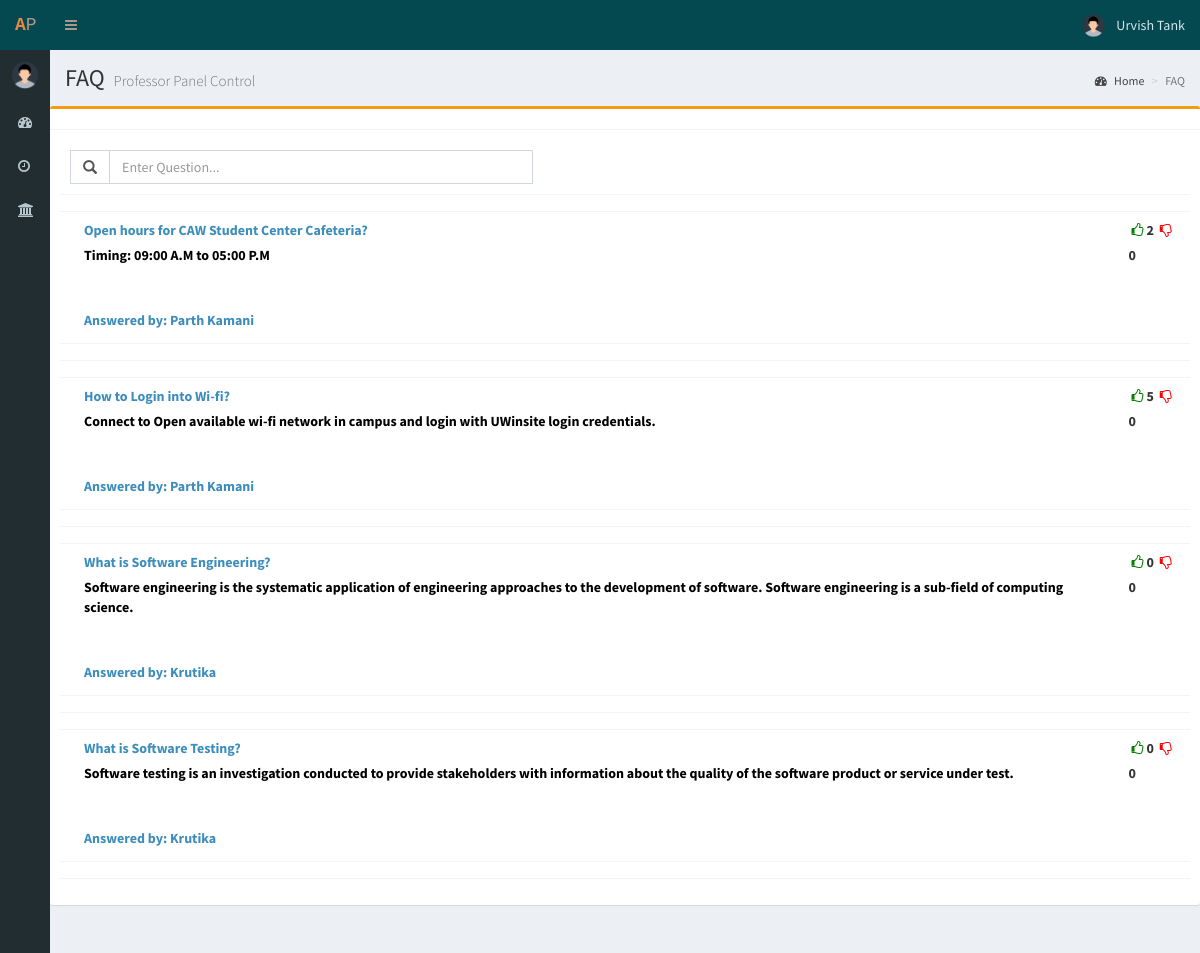
Screenshot of /managefaq.php (signed in) with the database file from the repository.
### tables this page shows
CREATE TABLE `tbl_detail` (
  `detail_id` int(40) NOT NULL,
  `login_id` int(11) NOT NULL,
  `name` varchar(40) NOT NULL,
  `dob` date NOT NULL,
  `gender` varchar(20) NOT NULL,
  `address` varchar(100) NOT NULL,
  `profile_pic` varchar(50) NOT NULL,
  `dept` int(11) NOT NULL,
  `valid` int(11) NOT NULL
);

CREATE TABLE `tbl_faq` (
  `faq_id` int(11) NOT NULL,
  `p_type` varchar(30) NOT NULL,
  `problem` varchar(200) NOT NULL,
  `solution` varchar(200) NOT NULL,
  `added_by` varchar(100) NOT NULL,
  `date` date NOT NULL,
  `upvote` int(11) NOT NULL,
  `downvote` int(11) NOT NULL,
  `valid` int(11) NOT NULL
);

### managefaq.php (the view, shortened to what this page needs)
<?php
	include "connection.php";
	if(!isset($_SESSION['log']))
	{
		header("location:index.php");
	}
	else
	{
		$log = $_SESSION['log'];
		$sql = "SELECT * FROM tbl_login WHERE email_id='$log'";
		$result = mysqli_query($con,$sql);
		$value = mysqli_fetch_array($result);
		$id = $value['login_id'];
		$qry = "SELECT * FROM tbl_detail WHERE login_id='$id'";
		$result1 = mysqli_query($con,$qry);
		$value1 = mysqli_fetch_array($result1);
		$n = $value1['name'];
		$i = $value1['profile_pic'];
		$m="";
?>
<!DOCTYPE html>
<html>
<head>
  <link rel="stylesheet" href="bower_components/bootstrap/dist/css/bootstrap.min.css">
  <link rel="stylesheet" href="bower_components/font-awesome/css/font-awesome.min.css">
  <link rel="stylesheet" href="bower_components/Ionicons/css/ionicons.min.css">
  <link rel="stylesheet" href="dist/css/AdminLTE.min.css">
  <link rel="stylesheet" href="dist/css/skins/_all-skins.min.css">
  <link rel="stylesheet" href="bower_components/morris.js/morris.css">
  <link rel="stylesheet" href="bower_components/jvectormap/jquery-jvectormap.css">
  <link rel="stylesheet" href="bower_components/bootstrap-datepicker/dist/css/bootstrap-datepicker.min.css">
  <link rel="stylesheet" href="bower_components/bootstrap-daterangepicker/daterangepicker.css">
  <link rel="stylesheet" href="plugins/bootstrap-wysihtml5/bootstrap3-wysihtml5.min.css">
</head>
<body class="hold-transition skin-purple sidebar-mini sidebar-collapse">
<div class="wrapper">
  <?php
		include("head.php");
		include("menu.php");
	  ?>
  <div class="content-wrapper">
    <section class="content-header">
      <h1>
        FAQ
       <?php
if($type==0)
{
	?>
	<small>Admin Panel Control</small>
	<?php
}
else if($type==1)
{
		?>
        <small>Professor Panel Control</small>
		<?php
}
		?>
      </h1>
      <ol class="breadcrumb">
        <li><a href="dashboard.php"><i class="fa fa-dashboard"></i> Home</a></li>
        <li class="active">FAQ</li>
      </ol>
    </section>
    <section class="content">
      <div class="row">
	   <div class="box box-warning">
            <div class="box-header with-border">
            </div>
            <div class="box-body">
			<form role="form" method="POST" enctype="multipart/form-data" >
			<div class="box-header">
			<div class="form-group">
			<div style="float:left" class="input-group col-xs-5">
                  <span class="input-group-addon" id ="cs"><span class="glyphicon glyphicon-search"></span></span>
                  <input type="text" name="class_search" id="class_search" class="form-control" autocomplete="off" placeholder="Enter Question..." value="<?php echo $m; ?>" onkeydown="a()" />
            </div>
  </div>
            </div>
			<div id="div2" style="display:block">
            <div class="box-body table-responsive no-padding">
              <table class="table table-hover" id="tab">
                <tr>
                  <td></td><td></td><td></td>
                </tr>
				<?php
									$query="SELECT tbl_faq.faq_id,tbl_faq.problem,tbl_faq.solution,tbl_faq.upvote,tbl_faq.downvote,tbl_faq.date,tbl_faq.valid,tbl_faq.added_by FROM tbl_faq WHERE tbl_faq.valid = 1 ORDER BY tbl_faq.date";
					$result2 = mysqli_query($con,$query);
					$count= mysqli_num_rows($result2);
					if($count>0)
						{
					while($value2 = mysqli_fetch_array($result2))
					{
						$query10="SELECT name,login_id FROM tbl_detail WHERE login_id = ".$value2['added_by'];
						$result10 = mysqli_query($con,$query10);
					$count10= mysqli_num_rows($result10);
					if($count10>0)
						{
							while($value10 = mysqli_fetch_array($result10))
					{
				?>
                <tr>
				<td></td>
                  <td><a><div><b><label><?php echo $value2['problem'];?></label></b><br/>
			  <label style="color:black"><?php echo $value2['solution'];?></label><br/><br/></div><br/>
			  <div><b><label>Answered by:</label></b>&nbsp;<label><?php echo $value10['name'];?></label></div></td>
				  <td><span onclick="up()" style="color:green" class="fa fa-fw fa-thumbs-o-up"></span><label><?php echo $value2['upvote'];?></label>&nbsp;<span onclick="down()" style="color:red" class="fa fa-fw fa-thumbs-o-down"></span><label><?php echo $value2['downvote'];?></label></a></td>
				</tr>
				<tr>
				<td></td>
					<td></td><td></td>
				</tr>
				<tr><td></td><td></td><td></td></tr>
				<?php
					}
						}
					}
					}
						else
					{
						?>
						<td colspan="8"><center><label>No Records</label></center></td>
						<?php
					}
					?>
              </table>
            </div>
			</div></form>
	</div>
        </div>
    </section>
  </div>
  <?php
	include("footer.php");
  ?>
</div>
</body>
</html>
<?php
	}
?>

### head.php (shortened to what this page needs)
<html>
<head>
</head>
<body>
<header class="main-header" >
    <a href="dashboard.php" class="logo" style="color:#AB988B; background-color: #054950;">
      <span class="logo-mini logo" style="color:#AB988B; background-color: #054950;"><b style="color:#EB8540; background-color: #054950;">A</b>P</span>
    </a>
    <nav class="navbar navbar-static-top" style="background-color: #054950;">
      <a href="#" class="sidebar-toggle" data-toggle="push-menu" role="button" style="color:#AB988B; background-color: #054950;">
      </a>
      <div class="navbar-custom-menu">
        <ul class="nav navbar-nav">
           <li class="dropdown user user-menu" style="background-color: #054950;">
            <a href="#" class="dropdown-toggle" data-toggle="dropdown">
              <img src="<?php echo $i; ?>" class="user-image" alt="User Image">
              <span class="hidden-xs" style="color:#D4E7ED; background-color: #054950;"> <?php echo $n; ?> </span>
            </a>
          </li>
        </ul>
      </div>
    </nav>
  </header>
  </body>
  </html>

### menu.php (shortened to what this page needs)
<?php
	include "connection.php";
	if(!isset($_SESSION['log']))
	{
		header("location:index.php");
	}
	else
	{
		$log = $_SESSION['log'];
		$sql = "SELECT login_id,type FROM tbl_login WHERE email_id='$log'";
		$result = mysqli_query($con,$sql);
		$value = mysqli_fetch_array($result);
		$type = $value['type'];
		?>
<!DOCTYPE html>
<html>
<head>
</head>
<body>
		<?php
		if($type==0 ||$type==1 ||$type==2 ||$type==3)
		{
			?>
		<aside class="main-sidebar" >
		<section class="sidebar">
			<div class="user-panel">
        <div class="pull-left image">
          <img src="<?php echo $i; ?>" class="img-circle" alt="User Image">
        </div>
      </div>
<ul class="sidebar-menu" data-widget="tree">
        <li class="">
          <a id="dashboard" href="dashboard.php">
            <i class="fa fa-dashboard"></i> <span>Dashboard</span>
          </a>
        </li>
		<li class="treeview">
          <a href="#">
            <i class="fa fa-clock-o"></i> <span>Appointments</span>
          </a>
        </li>
		<li class="treeview">
          <a href="#">
            <i class="fa fa-bank"></i>
          </a>
        </li>
       </ul>
	   </section>
  </aside>
	   <?php
		}
		?>
</body>
</html>
	<?php
	}
	?>

### head.php (style rules this page uses)
.main-header .logo { font-family: "Courier New", Courier, monospace; font-size: 24px; }

### rows the page displays
tbl_detail: profile_pic (placeholder picture), name "Urvish Tank"
tbl_faq: problem "Open hours for CAW Student Center Cafeteria?", solution "Timing: 09:00 A.M to 05:00 P.M", upvote "2", downvote "0"
tbl_detail: name "Parth Kamani"
tbl_faq: problem "How to Login into Wi-fi?", solution "Connect to Open available wi-fi network in campus and login with UWinsite login credentials.", upvote "5", downvote "0"
tbl_faq: problem "What is Software Engineering?", solution "Software engineering is the systematic application of engineering approaches to the development of software. Software engineering is a sub-field of computing science.", upvote "0", downvote "0"
tbl_detail: name "Krutika"
tbl_faq: problem "What is Software Testing?", solution "Software testing is an investigation conducted to provide stakeholders with information about the quality of the software product or service under test.", upvote "0", downvote "0"
